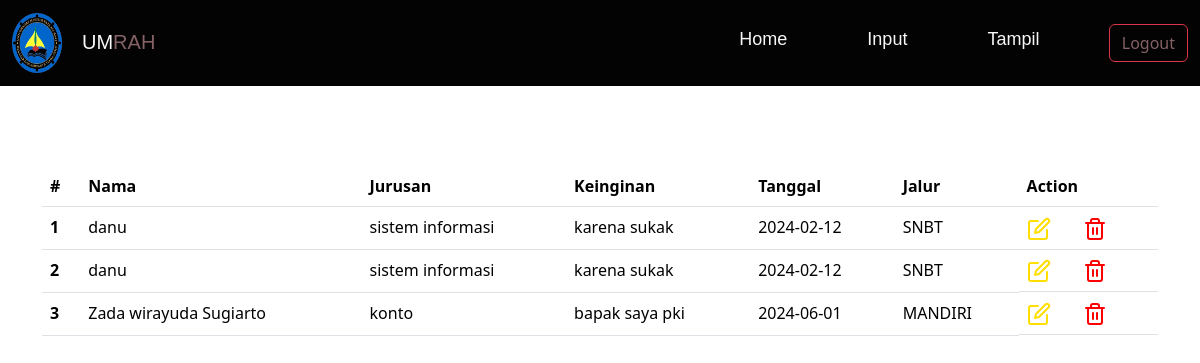
/tampil.php (signed in), run on the app's committed database.
### tables this page shows
CREATE TABLE `daftar` (
  `id_daftar` int(11) NOT NULL,
  `nama` varchar(30) NOT NULL,
  `jurusan` varchar(30) NOT NULL,
  `keinginan` text NOT NULL,
  `tanggal` date NOT NULL,
  `jasa` varchar(30) NOT NULL
);

### tampil.php (the view, shortened to what this page needs)
<!DOCTYPE html>
<html lang="en">
<head>
    <link rel="stylesheet" href="css/tampill.css">
    <link href="https://cdn.jsdelivr.net/npm/bootstrap@5.3.3/dist/css/bootstrap.min.css" rel="stylesheet">
</head>
<body>
<nav class="navbar navbar-expand-lg bg" >
  <div class="container-fluid">
    <a class="navbar-brand logo d-flex" href="#"><img src="asset/bg-logo.png" alt="" width="50;"><p style="margin-top: 0.7em;margin-left: 1em;">UM<span>RAH</span></p></a>
    <div class="collapse navbar-collapse" id="navbarSupportedContent">
      <ul class="navbar-nav me-auto mb-2 mb-lg-0" style="margin-left: 35em;gap: 4em">
        <li class="nav-item nav">
          <a class="nav-link active hvr" aria-current="page" href="index.php" style="color: #f7f7f7">Home</a>
        </li>
        <li class="nav-item nav">
          <a class="nav-link active hvr" aria-current="page" href="input.php" style="color: #f7f7f7">Input</a>
        </li>
        <li class="nav-item nav">
          <a class="nav-link active hvr" aria-current="page" href="tampil.php" style="color: #f7f7f7">Tampil</a>
        </li>
      </ul>
      <form class="d-flex" role="search">
      <a href="logout.php" class="btn btn-outline-danger" type="submit" style="color: #846265">Logout</a>
      </form>
    </div>
  </div>
</nav>
<div class="container" style="margin-top: 5em;">
<table class="table">
  <thead>
    <tr>
      <th scope="col">#</th>
      <th scope="col">Nama</th>
      <th scope="col">Jurusan</th>
      <th scope="col">Keinginan</th>
      <th scope="col">Tanggal</th>
      <th scope="col">Jalur</th>
      <th scope="col">Action</th>
    </tr>
  </thead>
  <?php
    include "proses/koneksi.php";
    $no = 1;
    $query = mysqli_query($koneksi,"SELECT * FROM daftar");
    while($data = mysqli_fetch_array($query))
    {?>
  <tbody>
    <tr>
      <th scope="row"><?php echo $no ?></th>
      <td><?= $data['nama']; ?></td>
      <td><?= $data['jurusan']; ?></td>
      <td><?= $data['keinginan']; ?></td>
      <td><?= $data['tanggal']; ?></td>
      <td><?= $data['jasa']; ?></td>
      <td class="d-flex" style="gap: 2em">
       <a href="edit.php?id_daftar=<?php echo $data['id_daftar'];?>"><i data-feather="edit" style="color: #FFDE00;"></i></a>
       <a href="proses/hapus.php?id_daftar=<?php echo $data['id_daftar'];?>"><i data-feather="trash-2" style="color: red;"></i></a>
    </td>
    </tr>
  </tbody>
  <?php
$no++;}
?>
</table>
</div>
</body>
</html>

### css/tampill.css (style rules this page uses)
:root { --title: "title", sans-serif; --text: "text", sans-serif; --blue-color: #0B1952; --biru-muda: #113C92; --white-color: #f7f7f7; --kuning-color: #846265; }
.bg { background-color: #030304; }
.nav .hvr { margin-bottom: 7px; font-family: var(--text); font-size: 18px; }
.logo p { color: var(--white-color); font-family: var(--title); }
.logo span { color: var(--kuning-color); }
body { background-color: var(--blue-color); height: 98vh; }

### data on the page
daftar: nama "danu", jurusan "sistem informasi", keinginan "karena sukak", tanggal "2024-02-12", jasa "SNBT"
daftar: nama "danu", jurusan "sistem informasi", keinginan "karena sukak", tanggal "2024-02-12", jasa "SNBT"
daftar: nama "Zada wirayuda Sugiarto", jurusan "konto", keinginan "bapak saya pki", tanggal "2024-06-01", jasa "MANDIRI"
